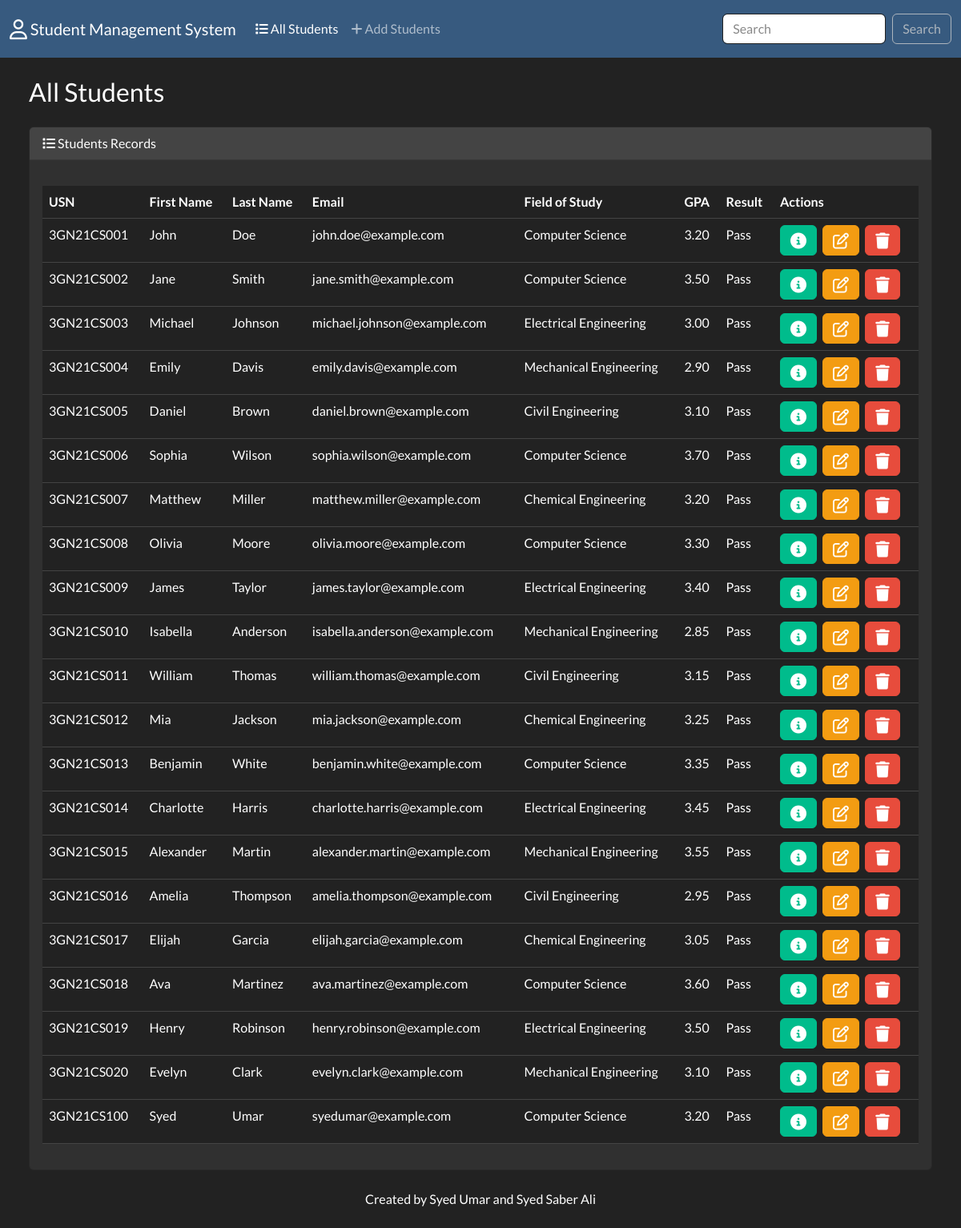
The page / on the database its author committed.
### students/models.py (models this page shows, shortened)
class Student(models.Model):
    first_name = models.CharField(max_length=100)
    last_name = models.CharField(max_length=100)
    email = models.EmailField()
    field_of_study = models.CharField(max_length=100)
    usn = models.CharField(max_length=100, unique=True)
    gpa = models.DecimalField(max_digits=4, decimal_places=2)
    RESULT_CHOICES = [
        ('pass', 'Pass'),
        ('fail', 'Fail'),
    ]
    result = models.CharField(max_length=4, choices=RESULT_CHOICES, default='pass')

### students/views.py (the view)
# urls.py: path('', views.index, name='index'),
def index(request):
    students = Student.objects.all()
    return render(request, 'students/index.html', {'students': students})

### students/templates/students/index.html (shortened to what this page needs)
{% extends "students/base.html" %}
{% block body %}
<h3 class="m-4">All Students</h3>
<div class="row">
    <div class="col-12">
        {% if students %}
        <div class="card text-white ms-4 me-4 mb-4">
            <div class="card-header">
                <i class="fa-solid fa-list"></i> Students Records
            </div>
            <div class="card-body">
              <div class="table-responsive">
                <table class="table table-hover">
                    <thead>
                        <tr>
                            <th scope="col">USN</th>
                            <th scope="col">First Name</th>
                            <th scope="col">Last Name</th>
                            <th scope="col">Email</th>
                            <th scope="col">Field of Study</th>
                            <th scope="col">GPA</th>
                            <th scope="col">Result</th>
                            <th scope="col">Actions</th>
                        </tr>
                    </thead>
                    <tbody>
                           {% for student in students %}
                           <tr>
                            <td>{{ student.usn }}</td>
                            <td>{{ student.first_name }}</td>
                            <td>{{ student.last_name }}</td>
                            <td>{{ student.email }}</td>
                            <td>{{ student.field_of_study }}</td>
                            <td>{{ student.gpa }}</td>
                            <td>{{ student.get_result_display }}</td>
                            <td>
                              <button type="button" class="btn btn-success me-1" href="{% url 'view_student' student.id %}" data-bs-toggle="modal" data-bs-target="#myModal{{ student.id }}">
                              <i class="fa-solid fa-circle-info fa-lg"></i></button>
                              <a class="btn btn-warning me-1" href="{% url 'edit' student.id %}"><i class="fa-regular fa-pen-to-square fa-lg"></i></a>
                              <button type="button" class="btn btn-danger" data-bs-toggle="modal" data-bs-target="#delete{{ student.id }}"><i class="fa-solid fa-trash fa-lg"></i></button>
                            </td>
                        </tr>
                           {% endfor %}
                        </tbody>
                    </table>
              </div>
            </div>
          </div>
        {% else %}
        <h5 class="alert alert-primary ms-4 me-4 mb-4">No Student Records</h5>
        {% endif %}
    </div>
</div>
</div>
{% endblock %}

### students/templates/students/base.html (shortened to what this page needs)
{% load static %}
<!DOCTYPE html>
<html lang="en">
    <head>
        <link rel="stylesheet" href="https://cdnjs.cloudflare.com/ajax/libs/font-awesome/6.5.2/css/all.min.css" />
        <link href = "{% static 'css/bootstrap.min.css' %}" rel="stylesheet">
        <body class="d-flex flex-column min-vh-100">
        <nav class="navbar navbar-expand-lg bg-primary" data-bs-theme="dark">
            <div class="container-fluid">
              <a class="navbar-brand" href="{% url 'index' %}">
                <i class="fa-regular fa-user fa-lg"></i> Student Management System</a>
              <div class="collapse navbar-collapse" id="navbarColor01">
                <ul class="navbar-nav me-auto">
                  <li class="nav-item">
                    <a class="nav-link active" href="{% url 'index' %}">
                        <i class="fa-solid fa-list"></i> All Students
                    </a>
                  </li>
                  <li class="nav-item">
                    <a class="nav-link" href="{% url 'add' %}">
                        <i class="fa-solid fa-plus"></i> Add Students</a>
                  </li>
                </ul>
                <form class="d-flex ms-auto" action="{% url 'search' %}" method="GET">
                  <input class="form-control me-2" type="search" placeholder="Search" aria-label="Search" name="query">
                  <button class="btn btn-outline-light" type="submit">Search</button>
              </form>
              </div>
            </div>
          </nav>
          <div class="container-fluid">
           {% block body %}
           {% endblock %}
          <footer class="mt-auto mb-4">
            <div class = "text-center">
                <span>Created by Syed Umar and Syed Saber Ali</span>
            </div>
          </footer>
        </body>
    </head>
</html>

### rows shown on the page
Student: usn "3GN21CS001", first_name "John", last_name "Doe", email "john.doe@example.com", field_of_study "Computer Science", gpa "3.20", result "Pass"
Student: usn "3GN21CS002", first_name "Jane", last_name "Smith", email "jane.smith@example.com", field_of_study "Computer Science", gpa "3.50", result "Pass"
Student: usn "3GN21CS003", first_name "Michael", last_name "Johnson", email "michael.johnson@example.com", field_of_study "Electrical Engineering", gpa "3.00", result "Pass"
Student: usn "3GN21CS004", first_name "Emily", last_name "Davis", email "emily.davis@example.com", field_of_study "Mechanical Engineering", gpa "2.90", result "Pass"
Student: usn "3GN21CS005", first_name "Daniel", last_name "Brown", email "daniel.brown@example.com", field_of_study "Civil Engineering", gpa "3.10", result "Pass"
Student: usn "3GN21CS006", first_name "Sophia", last_name "Wilson", email "sophia.wilson@example.com", field_of_study "Computer Science", gpa "3.70", result "Pass"
Student: usn "3GN21CS007", first_name "Matthew", last_name "Miller", email "matthew.miller@example.com", field_of_study "Chemical Engineering", gpa "3.20", result "Pass"
Student: usn "3GN21CS008", first_name "Olivia", last_name "Moore", email "olivia.moore@example.com", field_of_study "Computer Science", gpa "3.30", result "Pass"
Student: usn "3GN21CS009", first_name "James", last_name "Taylor", email "james.taylor@example.com", field_of_study "Electrical Engineering", gpa "3.40", result "Pass"
Student: usn "3GN21CS010", first_name "Isabella", last_name "Anderson", email "isabella.anderson@example.com", field_of_study "Mechanical Engineering", gpa "2.85", result "Pass"
Student: usn "3GN21CS011", first_name "William", last_name "Thomas", email "william.thomas@example.com", field_of_study "Civil Engineering", gpa "3.15", result "Pass"
Student: usn "3GN21CS012", first_name "Mia", last_name "Jackson", email "mia.jackson@example.com", field_of_study "Chemical Engineering", gpa "3.25", result "Pass"
Student: usn "3GN21CS013", first_name "Benjamin", last_name "White", email "benjamin.white@example.com", field_of_study "Computer Science", gpa "3.35", result "Pass"
Student: usn "3GN21CS014", first_name "Charlotte", last_name "Harris", email "charlotte.harris@example.com", field_of_study "Electrical Engineering", gpa "3.45", result "Pass"
Student: usn "3GN21CS015", first_name "Alexander", last_name "Martin", email "alexander.martin@example.com", field_of_study "Mechanical Engineering", gpa "3.55", result "Pass"
Student: usn "3GN21CS016", first_name "Amelia", last_name "Thompson", email "amelia.thompson@example.com", field_of_study "Civil Engineering", gpa "2.95", result "Pass"
Student: usn "3GN21CS017", first_name "Elijah", last_name "Garcia", email "elijah.garcia@example.com", field_of_study "Chemical Engineering", gpa "3.05", result "Pass"
Student: usn "3GN21CS018", first_name "Ava", last_name "Martinez", email "ava.martinez@example.com", field_of_study "Computer Science", gpa "3.60", result "Pass"
Student: usn "3GN21CS019", first_name "Henry", last_name "Robinson", email "henry.robinson@example.com", field_of_study "Electrical Engineering", gpa "3.50", result "Pass"
Student: usn "3GN21CS020", first_name "Evelyn", last_name "Clark", email "evelyn.clark@example.com", field_of_study "Mechanical Engineering", gpa "3.10", result "Pass"
Student: usn "3GN21CS100", first_name "Syed", last_name "Umar", email "syedumar@example.com", field_of_study "Computer Science", gpa "3.20", result "Pass"
